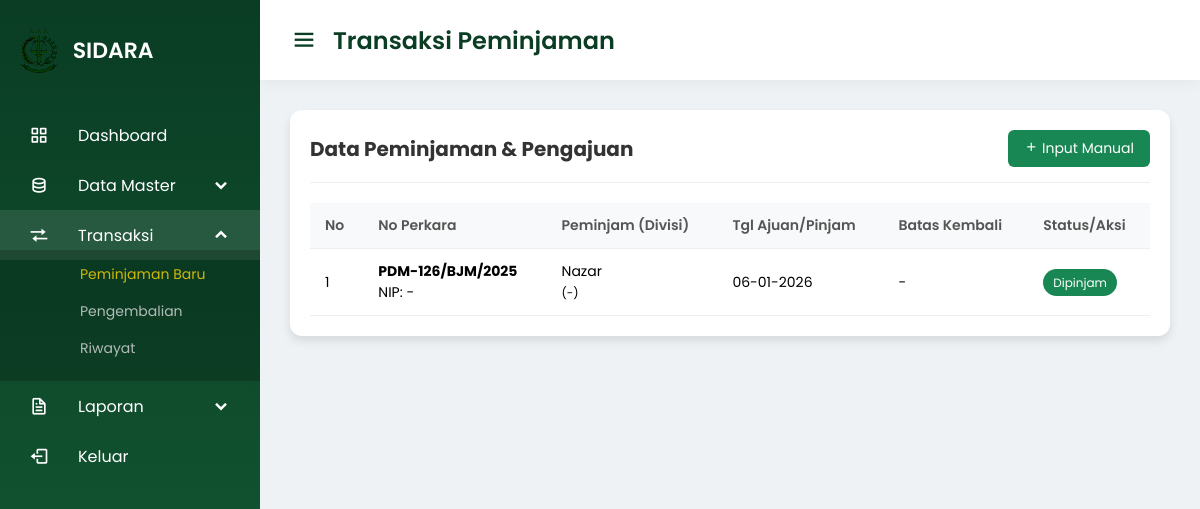
The page /SIDARA/admin/transaksi/peminjaman/peminjaman.php (signed in) on the database its author committed.
### tables this page shows
CREATE TABLE `transaksi_peminjaman` (
  `id_transaksi` int NOT NULL,
  `id_pengguna` int DEFAULT NULL,
  `id_arsip` int DEFAULT NULL,
  `nama_peminjam` varchar(100) NOT NULL,
  `nip_peminjam` varchar(50) DEFAULT NULL,
  `divisi` varchar(100) DEFAULT NULL,
  `tanggal_pinjam` date NOT NULL,
  `batas_kembali` date DEFAULT NULL,
  `tanggal_kembali` date DEFAULT NULL,
  `keterangan` text,
  `sanksi` varchar(255) DEFAULT NULL,
  `status` enum('Menunggu','Dipinjam','Menunggu Kembali','Kembali') DEFAULT 'Menunggu'
);

CREATE TABLE `data_arsip` (
  `id_arsip` int NOT NULL,
  `no_perkara` varchar(100) NOT NULL,
  `nama_terdakwa` varchar(100) NOT NULL,
  `id_kategori` int DEFAULT NULL,
  `id_jaksa` int DEFAULT NULL,
  `id_lokasi` int DEFAULT NULL,
  `tanggal_masuk` date DEFAULT NULL,
  `status` enum('Ada','Dipinjam') DEFAULT 'Ada',
  `file_arsip` varchar(255) DEFAULT NULL
);

### SIDARA/admin/transaksi/peminjaman/peminjaman.php (the view, shortened to what this page needs)
<?php
include '../../../config/koneksi.php';
?>
<!DOCTYPE html>
<html lang="id">
<head>
    <link rel="stylesheet" href="/sidara/assets/style.css">
    <link href='https://unpkg.com/boxicons@2.0.7/css/boxicons.min.css' rel='stylesheet'>
</head>
<body>
    <?php include '../../layout/navbar.php'; ?>
    <section class="home-section">
        <nav>
            <div class="sidebar-button">
                <i class='bx bx-menu sidebarBtn'></i>
                <span class="dashboard">Transaksi Peminjaman</span>
            </div>
        </nav>
        <div class="home-content">
            <div class="card">
                <div class="card-header">
                    <h3>Data Peminjaman & Pengajuan</h3>
                    <a href="tambah_peminjaman.php" class="btn-add"><i class='bx bx-plus'></i> Input Manual</a>
                </div>
                <div class="table-responsive">
                    <table style="font-size: 14px;">
                        <thead>
                            <tr>
                                <th>No</th>
                                <th>No Perkara</th>
                                <th>Peminjam (Divisi)</th>
                                <th>Tgl Ajuan/Pinjam</th>
                                <th>Batas Kembali</th>
                                <th>Status/Aksi</th>
                            </tr>
                        </thead>
                        <tbody>
                            <?php
                            $no = 1;
                            $query = "SELECT *, transaksi_peminjaman.status AS status_pinjam
                                      FROM transaksi_peminjaman
                                      JOIN data_arsip ON transaksi_peminjaman.id_arsip = data_arsip.id_arsip
                                      WHERE transaksi_peminjaman.status IN ('Dipinjam', 'Menunggu')
                                      ORDER BY FIELD(transaksi_peminjaman.status, 'Menunggu', 'Dipinjam'), id_transaksi DESC";
                            $sql = mysqli_query($conn, $query);
                            while ($d = mysqli_fetch_assoc($sql)) {
                                if(!empty($d['batas_kembali'])){
                                    $tgl_batas = date('d-m-Y', strtotime($d['batas_kembali']));
                                    $today = new DateTime();
                                    $batas = new DateTime($d['batas_kembali']);
                                    $interval = $today->diff($batas);
                                    $days = $interval->format('%r%a');
                                } else {
                                    $tgl_batas = "-";
                                    $days = 100;
                                }
                            ?>
                            <tr>
                                <td><?= $no++; ?></td>
                                <td>
                                    <b><?= $d['no_perkara']; ?></b><br>
                                    NIP: <?= !empty($d['nip_peminjam']) ? $d['nip_peminjam'] : '-'; ?>
                                </td>
                                <td>
                                    <?= $d['nama_peminjam']; ?><br>
                                    <small>(<?= !empty($d['divisi']) ? $d['divisi'] : '-'; ?>)</small>
                                </td>
                                <td><?= date('d-m-Y', strtotime($d['tanggal_pinjam'])); ?></td>
                                <td>
                                    <?= $tgl_batas; ?>
                                </td>
                                <td>
                                    <?php
                                    if($d['status_pinjam'] == 'Menunggu') {
                                        echo "<a href='approve_peminjaman.php?id=$d[id_transaksi]&id_arsip=$d[id_arsip]'
                                              onclick=\"return confirm('Setujui peminjaman ini? Pastikan arsip fisik sudah disiapkan.')\"
                                              class='btn-add' style='background:#17a2b8; font-size:12px;'>
                                              <i class='bx bx-check-circle'></i> Setujui / Serahkan Arsip
                                              </a>";
                                    } else {
                                        if($days < 0) {
                                            echo "<span class='badge badge-warning' style='background:red;'>Terlambat " . abs($days) . " Hari</span>";
                                        } else {
                                            echo "<span class='badge badge-success'>Dipinjam</span>";
                                        }
                                    }
                                    ?>
                                </td>
                            </tr>
                            <?php } ?>
                        </tbody>
                    </table>
                </div>
            </div>
        </div>
    </section>
</body>
</html>

### SIDARA/assets/style.css (style rules this page uses)
:root { --sidebar-gradient: linear-gradient(180deg, #0a3d24 0%, #155d36 100%); --bg-left-gradient: linear-gradient(135deg, #e8f5e9 0%, #c8e6c9 100%); --primary-color: #198754; --primary-hover: #146c43; --accent-color: #ffd700; --secondary-navy: #212529; --text-dark: #333; --text-light: #ffffff; --text-muted: #6c757d; --border-color: #ced4da; --input-bg: #e9ecef; --shadow-soft: 0 10px 30px rgba(0,0,0,0.1); }
* { margin: 0; padding: 0; box-sizing: border-box; font-family: 'Poppins', sans-serif; }
.home-section { position: relative; background: #eef2f5; min-height: 100vh; left: 260px; width: calc(100% - 260px); transition: all 0.5s ease; }
.home-section nav { display: flex; justify-content: space-between; height: 80px; background: #fff; align-items: center; position: sticky; top: 0; z-index: 99; padding: 0 30px; box-shadow: 0 2px 15px rgba(0,0,0,0.05); }
.home-section nav .sidebar-button { display: flex; align-items: center; font-size: 24px; font-weight: 600; color: #0a3d24; }
.home-section nav .sidebar-button i { font-size: 28px; margin-right: 15px; cursor: pointer; }
.home-content { padding: 30px; }
.card { background: #fff; padding: 20px; border-radius: 12px; box-shadow: 0 5px 10px rgba(0,0,0,0.1); margin-bottom: 20px; }
.card-header { display: flex; justify-content: space-between; align-items: center; margin-bottom: 20px; border-bottom: 1px solid #eee; padding-bottom: 15px; }
.card-header h3 { color: #333; font-size: 20px; }
.btn-add { background: var(--primary-color); color: #fff; padding: 8px 16px; border-radius: 6px; text-decoration: none; font-size: 14px; border: none; cursor: pointer; }
.table-responsive { overflow-x: auto; }
table { width: 100%; border-collapse: collapse; }
table th, table td { padding: 12px 15px; text-align: left; border-bottom: 1px solid #eee; }
table th { background-color: #f8f9fa; color: #555; font-weight: 600; }
.badge { padding: 5px 10px; border-radius: 20px; font-size: 12px; color: #fff; }
.badge-success { background: #198754; }

### rows shown on the page
transaksi_peminjaman: id_arsip.no_perkara "PDM-126/BJM/2025", nama_peminjam "Nazar", tanggal_pinjam "06-01-2026", batas_kembali "-", status "Dipinjam"
